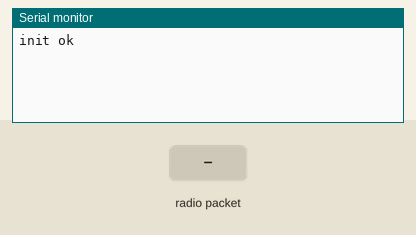
A sketch run on a simulated Arduino Uno, built with avr-gcc and run on an emulated ATmega328P. Parts: the last lines printed to the serial monitor. The test bench sets the inputs (shaded band). No radio packets arrive unless stated.

Above: at 1.2 s.
1.3 s: radio packet "1" arrives
At 1.7 s:
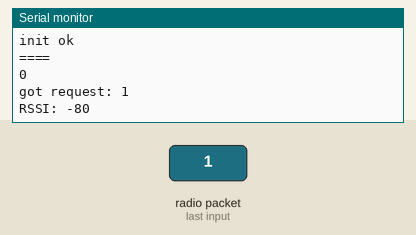
2.8 s: radio packet "0" arrives
At 4.0 s:
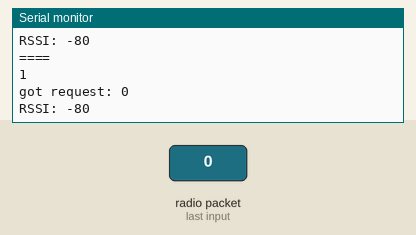
4.3 s: radio packet "2" arrives
At 4.9 s:
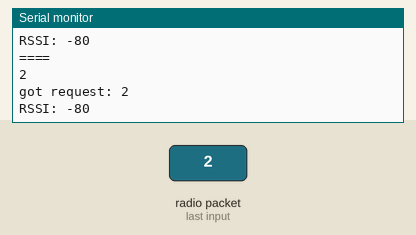

Measured:
- after the input at 1.3 s, the serial monitor: prints a new line at once (image 1)
- after the input at 2.8 s, the serial monitor: prints a new line at once (image 2)
- after the input at 4.3 s, the serial monitor: prints a new line at once (image 3)

The sketch:

rf95_fixed_base_station_server.ino
```cpp
// -*- mode: C++ -*-
// Range test instructions: Run this sketch on a radio. It will sit there looking for messages.
// It will reply when it gets one. Flash the client sketch on another radio and move around with it.

// This sketch needs the RadioHead library to be installed in your Arduino environment. See the repo
// top-level README for instructions.

#include <SPI.h>
#include <RH_RF95.h>

RH_RF95 rf95(10, 2);
uint8_t c;

void setup() {
  c = 0;
  Serial.begin(57600);
  while (!Serial) ; // Wait for serial port to be available
  if (rf95.init()) {
    rf95.setTxPower(20, false);
    Serial.println("init ok");
  } else {
    Serial.println("init failed");
  }
}

void loop() {
  if (rf95.available()) {
    uint8_t data[] = "wut";
    rf95.send(data, sizeof(data));
    rf95.waitPacketSent();
    Serial.println("Sent a reply");

    delay(50);
  }

  if (rf95.waitAvailableTimeout(300)) {
    uint8_t buf[RH_RF95_MAX_MESSAGE_LEN + 1];
    uint8_t len = sizeof(buf);
    if (rf95.recv(buf, &len)) {
      Serial.println("====");
      Serial.println(c++, DEC);
      Serial.print("got request: ");
      buf[len] = 0;
      Serial.println((char*)buf);
      Serial.print("RSSI: ");
      Serial.println(rf95.lastRssi(), DEC);
    } else {
      Serial.println("recv failed");
    }
  }

  delay(50);

}
```
